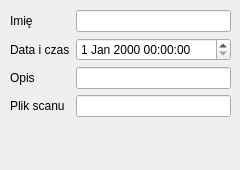
<?xml version="1.0" encoding="UTF-8"?>
<ui version="4.0">
 <class>ExaminationForm</class>
 <widget class="QWidget" name="ExaminationForm">
  <property name="geometry">
   <rect>
    <x>0</x>
    <y>0</y>
    <width>240</width>
    <height>170</height>
   </rect>
  </property>
  <property name="windowTitle">
   <string>Form</string>
  </property>
  <widget class="QWidget" name="formLayoutWidget">
   <property name="geometry">
    <rect>
     <x>10</x>
     <y>10</y>
     <width>221</width>
     <height>141</height>
    </rect>
   </property>
   <layout class="QFormLayout" name="formLayout">
    <property name="fieldGrowthPolicy">
     <enum>QFormLayout::AllNonFixedFieldsGrow</enum>
    </property>
    <item row="0" column="0">
     <widget class="QLabel" name="nameLabel">
      <property name="text">
       <string>Imię</string>
      </property>
     </widget>
    </item>
    <item row="0" column="1">
     <widget class="QLineEdit" name="nameLineEdit"/>
    </item>
    <item row="1" column="0">
     <widget class="QLabel" name="dateLabel">
      <property name="text">
       <string>Data i czas</string>
      </property>
     </widget>
    </item>
    <item row="1" column="1">
     <widget class="QDateTimeEdit" name="dateDateTimeEdit"/>
    </item>
    <item row="2" column="0">
     <widget class="QLabel" name="descLabel">
      <property name="text">
       <string>Opis</string>
      </property>
     </widget>
    </item>
    <item row="2" column="1">
     <widget class="QLineEdit" name="descLineEdit"/>
    </item>
    <item row="3" column="0">
     <widget class="QLabel" name="scanNameLabel">
      <property name="text">
       <string>Plik scanu</string>
      </property>
     </widget>
    </item>
    <item row="3" column="1">
     <widget class="QLineEdit" name="scanNameLineEdit"/>
    </item>
   </layout>
  </widget>
 </widget>
 <resources/>
 <connections/>
</ui>
